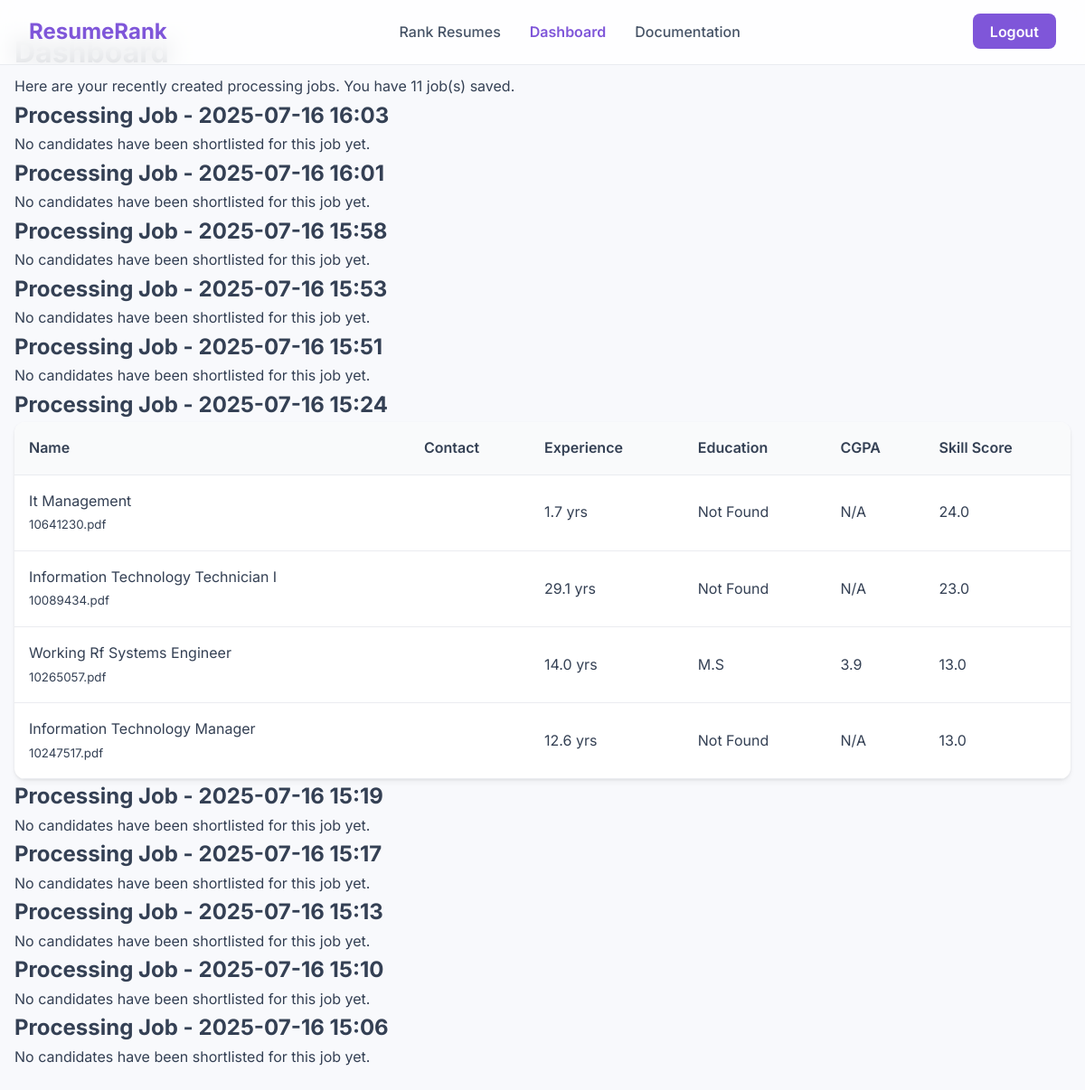
Page /dashboard (signed in) on the committed database.
### app.py (models this page shows)
class Job(db.Model):
    id = db.Column(db.Integer, primary_key=True)
    title = db.Column(db.String(200), nullable=False)
    user_id = db.Column(db.Integer, db.ForeignKey('user.id'), nullable=False)
    candidates = db.relationship('Candidate', backref='job', lazy=True, cascade="all, delete-orphan")

class Candidate(db.Model):
    id = db.Column(db.Integer, primary_key=True)
    filename = db.Column(db.String(200), nullable=False)
    name = db.Column(db.String(150))
    email = db.Column(db.String(150))
    phone = db.Column(db.String(50))
    experience = db.Column(db.Float)
    education = db.Column(db.String(200))
    cgpa = db.Column(db.Float)
    score = db.Column(db.Float, nullable=False) # Skill score
    job_id = db.Column(db.Integer, db.ForeignKey('job.id'), nullable=False)

### app.py (the view)
@app.route('/dashboard')
@login_required
def dashboard():
    jobs = Job.query.filter_by(owner=current_user).order_by(Job.id.desc()).all()
    return render_template('dashboard.html', jobs=jobs)

### app.py (called while the page is built)
@login_manager.user_loader
def load_user(user_id):
    return User.query.get(int(user_id))

@app.before_request
def create_tables():
    if not hasattr(app, 'tables_created'):
        with app.app_context():
            db.create_all()
        app.tables_created = True

### templates/dashboard.html (shortened to what this page needs)
{% extends 'base.html' %}
{% block content %}
<main class="static-page dashboard">
    <div class="content-wrapper-full">
        <h1>Dashboard</h1>
        {% if jobs %}
            <p>Here are your recently created processing jobs. You have {{ jobs|length }} job(s) saved.</p>
            {% for job in jobs %}
                <div class="job-card">
                    <div class="job-card-header">
                        <h2>{{ job.title }}</h2>
                    </div>
                    {% if job.candidates %}
                        <div class="table-container">
                            <table class="data-table">
                                <thead>
                                    <tr>
                                        <th>Name</th>
                                        <th>Contact</th>
                                        <th>Experience</th>
                                        <th>Education</th>
                                        <th>CGPA</th>
                                        <th>Skill Score</th>
                                    </tr>
                                </thead>
                                <tbody>
                                {% for candidate in job.candidates|sort(attribute='score', reverse=True) %}
                                    <tr>
                                        <td>{{ candidate.name }}<br><small>{{ candidate.filename }}</small></td>
                                        <td class="contact-cell">
                                        </td>
                                        <td>{{ candidate.experience }} yrs</td>
                                        <td>{{ candidate.education }}</td>
                                        <td>{{ candidate.cgpa if candidate.cgpa > 0 else 'N/A' }}</td>
                                        <td>{{ candidate.score|round(1) }}</td>
                                    </tr>
                                {% endfor %}
                                </tbody>
                            </table>
                        </div>
                    {% else %}
                        <p class="no-candidates">No candidates have been shortlisted for this job yet.</p>
                    {% endif %}
                </div>
            {% endfor %}
        {% else %}
            <p>You haven't processed any resumes yet. Go to the <a href="{{ url_for('index') }}">Rank Resumes</a> page to get started!</p>
        {% endif %}
    </div>
</main>
{% endblock %}

### templates/base.html (shortened to what this page needs)
<!DOCTYPE html>
<html lang="en">
<head>
    <link rel="stylesheet" href="{{ url_for('static', filename='css/style.css') }}">
</head>
<body>
    <header class="navbar">
        <div class="nav-container">
            <a href="{{ url_for('index') }}" class="nav-logo">ResumeRank</a>
            <nav class="nav-menu">
                <ul class="nav-links">
                    <li><a href="{{ url_for('index') }}" class="{{ 'active' if request.endpoint == 'index' else '' }}">Rank Resumes</a></li>
                    {% if current_user.is_authenticated %}
                        <li><a href="{{ url_for('dashboard') }}" class="{{ 'active' if request.endpoint == 'dashboard' else '' }}">Dashboard</a></li>
                    {% endif %}
                    <li><a href="{{ url_for('documentation') }}" class="{{ 'active' if request.endpoint == 'documentation' else '' }}">Documentation</a></li>
                </ul>
            </nav>
            <div class="nav-buttons">
                {% if current_user.is_authenticated %}
                    <a href="{{ url_for('logout') }}" class="btn btn-primary">Logout</a>
                {% else %}
                    <a href="{{ url_for('login') }}" class="btn btn-outline">Sign In</a>
                    <a href="{{ url_for('signup') }}" class="btn btn-primary">Sign Up</a>
                {% endif %}
            </div>
        </div>
    </header>
    {% block content %}{% endblock %}
</body>
</html>

### static/css/style.css (style rules this page uses)
:root { --bg-color: #f8f9fc; --text-color: #344054; --heading-color: #101828; --primary-gradient: linear-gradient(90deg, #7F56D9, #9E77ED); --primary-color: #7F56D9; --border-color: #d0d5dd; --card-bg: #ffffff; --shadow: 0 4px 6px rgba(0, 0, 0, 0.04), 0 1px 3px rgba(0, 0, 0, 0.08); --font-family: 'Inter', sans-serif; }
*, *::before, *::after { box-sizing: border-box; margin: 0; padding: 0; }
body { font-family: var(--font-family); background-color: var(--bg-color); color: var(--text-color); line-height: 1.6; }
main { padding-top: 80px; }
a { text-decoration: none; color: var(--primary-color); }
ul { list-style: none; }
.navbar { position: fixed; top: 0; left: 0; width: 100%; height: 72px; z-index: 1000; background: rgba(255, 255, 255, 0.8); backdrop-filter: blur(12px); border-bottom: 1px solid #eaecf0; }
.nav-container { max-width: 1400px; margin: 0 auto; padding: 0 2rem; display: flex; justify-content: space-between; align-items: center; height: 100%; }
.nav-logo { font-weight: 700; font-size: 1.5rem; color: var(--primary-color); }
.nav-links { display: flex; gap: 2rem; }
.nav-links a { color: #475467; font-weight: 500; }
.nav-links a.active { color: var(--primary-color); font-weight: 600; }
.nav-buttons .btn-primary { background: var(--primary-color); color: white; padding: 0.6rem 1.2rem; border-radius: 8px; font-weight: 600; }
.static-page { padding: 2rem 0; }
.content-wrapper-full { max-width: 1400px; margin: 0 auto; padding: 0 1rem; }
.table-container { overflow-x: auto; background: var(--card-bg); border-radius: 12px; box-shadow: var(--shadow); }
.data-table { width: 100%; border-collapse: collapse; }
.data-table th, .data-table td { padding: 1rem; text-align: left; border-bottom: 1px solid #eaecf0; }
.data-table thead th { background-color: #f9fafb; font-weight: 600; white-space: nowrap; }
.btn { border-radius: 8px; padding: 0.75rem 1.5rem; font-weight: 600; }
.btn-primary { background: var(--primary-color); color: white; width: 100%; }

### rows in the picture
Job: title "Processing Job - 2025-07-16 16:03", shows "No candidates have been shortlisted for this job yet."
Job: title "Processing Job - 2025-07-16 16:01", shows "No candidates have been shortlisted for this job yet."
Job: title "Processing Job - 2025-07-16 15:58", shows "No candidates have been shortlisted for this job yet."
Job: title "Processing Job - 2025-07-16 15:53", shows "No candidates have been shortlisted for this job yet."
Job: title "Processing Job - 2025-07-16 15:51", shows "No candidates have been shortlisted for this job yet."
Job: title "Processing Job - 2025-07-16 15:24"
Candidate: name "It Management", filename "10641230.pdf", experience "1.7", education "Not Found", cgpa "N/A", score "24.0"
Candidate: name "Information Technology Technician I", filename "10089434.pdf", experience "29.1", education "Not Found", cgpa "N/A", score "23.0"
Candidate: name "Working Rf Systems Engineer", filename "10265057.pdf", experience "14.0", education "M.S", cgpa "3.9", score "13.0"
Candidate: name "Information Technology Manager", filename "10247517.pdf", experience "12.6", education "Not Found", cgpa "N/A", score "13.0"
Job: title "Processing Job - 2025-07-16 15:19", shows "No candidates have been shortlisted for this job yet."
Job: title "Processing Job - 2025-07-16 15:17", shows "No candidates have been shortlisted for this job yet."
Job: title "Processing Job - 2025-07-16 15:13", shows "No candidates have been shortlisted for this job yet."
Job: title "Processing Job - 2025-07-16 15:10", shows "No candidates have been shortlisted for this job yet."
Job: title "Processing Job - 2025-07-16 15:06", shows "No candidates have been shortlisted for this job yet."

### other values in the picture
{{ jobs|length }} "11"
